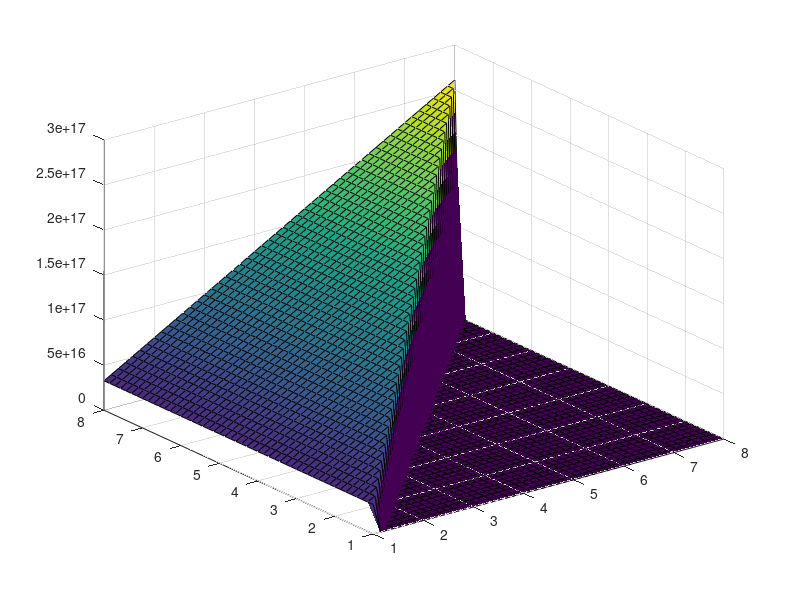

This chart was generated by the following MATLAB code: (Note: this script raises an error after producing the figure.)
k=50; % Cantidad de valores a considerar
R=linspace(1,8,k);
r=linspace(1,8,k);
theta=pi/2; %Cambiar antes de ejecutar según el ángulo deseado

dx= @(t,r0) r0^2*sin(t).^2;
dy= @(t,r0,R0) (r0^4*cos(t).^2.*sin(t).^2)./(R0^2-r0^2*cos(t).^2);

l=@(t,r0,R0,theta0) cos(theta0)/sin(theta0)*(r0^2*cos(t).*sin(t))./(sqrt(R0^2-r0^2*cos(t).^2))-r0/cos(theta0)*cos(t);
dz=@(t,r0,R0,theta0) l(t,r0,R0,theta0).^2;

cnorm=@(t,r0,R0,theta0) sqrt(dx(t,r0)+dy(t,r0,R0)+dz(t,r0,R0,theta0));

M=zeros(k);

for i = 1:k
    for j = 1:k
        if i >= j
            M(i,j)=integral(@(t) cnorm(t,r(j)/2,R(i)/2,theta),0,2*pi);
        end
    end
end

s=surf(r,R,M);
title('Longitud de soldadura segun los radios (angulo='+string(theta)+' radianes)')
xlabel('Radio Menor (cm)')
ylabel('Radio Mayor (cm)')
zlabel('Longitud de la soldadura (cm)')
s.EdgeColor="none";